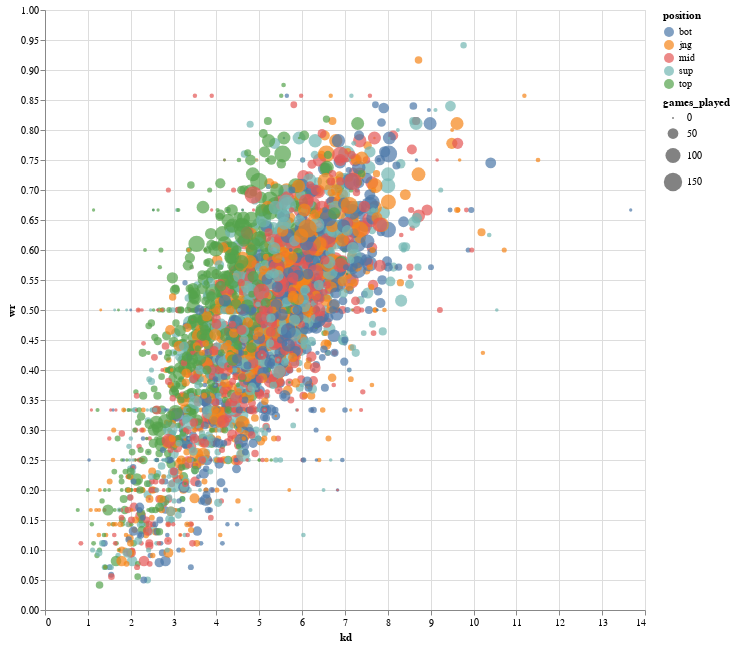

The code cell stored with this chart in its notebook:
### Code cell
alt.Chart(player.loc[(player['wr'] != 0) & (player['wr'] != 1)]).mark_circle().encode(
    x='kd:Q',
    y='wr:Q',
    color='position',
    size='games_played'
).properties(
    width=600,
    height=600
)

### Figure 1 — Vega-Lite specification as saved in the notebook (floating-point values rounded to 4 significant figures; data arrays with more than 128 entries replaced by an {"elided": "..."} marker saying what was removed)
{"config": {"view": {"continuousWidth": 300, "continuousHeight": 300}}, "data": {"name": "data-6d3ddb84f8b3a77fd333a9248515ea41"}, "mark": {"type": "circle"}, "encoding": {"color": {"field": "position", "type": "nominal"}, "size": {"field": "games_played", "type": "quantitative"}, "x": {"field": "kd", "type": "quantitative"}, "y": {"field": "wr", "type": "quantitative"}}, "height": 600, "width": 600, "$schema": "https://vega.github.io/schema/vega-lite/v5.16.3.json", "datasets": {"data-6d3ddb84f8b3a77fd333a9248515ea41": {"elided": "3004 records"}}}
